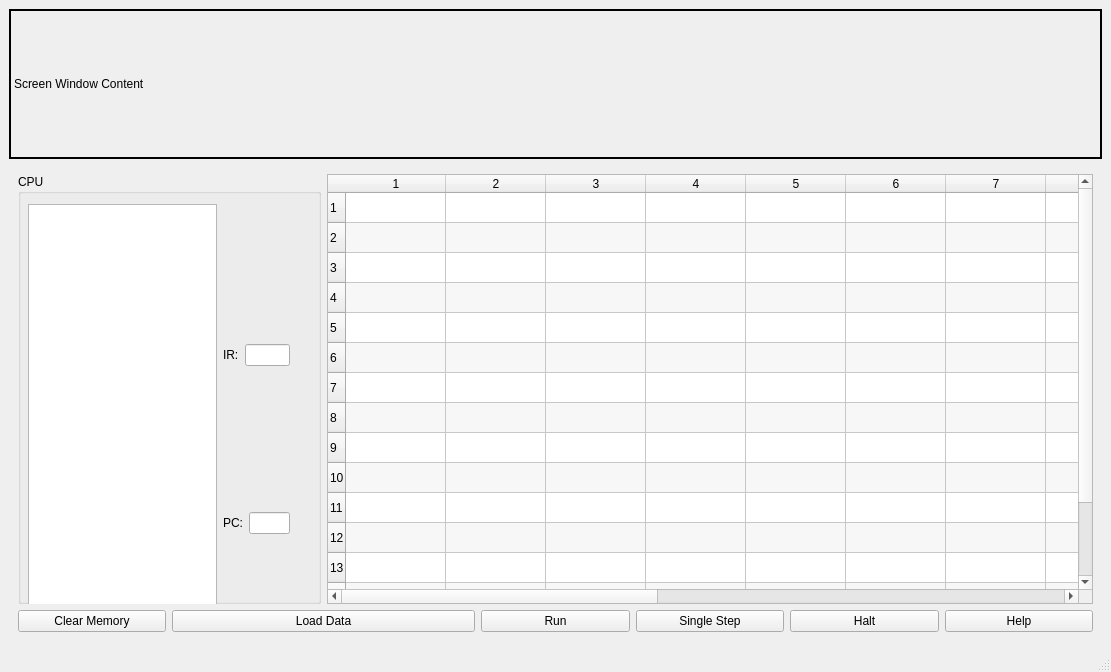
<?xml version="1.0" encoding="UTF-8"?>
<ui version="4.0">
 <class>MainWindow</class>
 <widget class="QMainWindow" name="MainWindow">
  <property name="geometry">
   <rect>
    <x>0</x>
    <y>0</y>
    <width>1111</width>
    <height>672</height>
   </rect>
  </property>
  <property name="windowTitle">
   <string>MainWindow</string>
  </property>
  <widget class="QWidget" name="centralwidget">
   <layout class="QGridLayout" name="gridLayout_5">
    <item row="0" column="0">
     <layout class="QGridLayout" name="gridLayout_3">
      <item row="0" column="0">
       <layout class="QGridLayout" name="gridLayout_4">
        <item row="0" column="0">
         <widget class="QLabel" name="screenLabel">
          <property name="sizePolicy">
           <sizepolicy hsizetype="Minimum" vsizetype="Minimum">
            <horstretch>0</horstretch>
            <verstretch>0</verstretch>
           </sizepolicy>
          </property>
          <property name="minimumSize">
           <size>
            <width>500</width>
            <height>150</height>
           </size>
          </property>
          <property name="styleSheet">
           <string notr="true">border: 2px solid black;</string>
          </property>
          <property name="text">
           <string>Screen Window Content</string>
          </property>
         </widget>
        </item>
       </layout>
      </item>
      <item row="1" column="0">
       <layout class="QGridLayout" name="gridLayout">
        <item row="0" column="0">
         <widget class="QWidget" name="centralWidget" native="true">
          <layout class="QGridLayout" name="gridLayout_2">
           <item row="1" column="0">
            <widget class="QPushButton" name="clearMemoryButton_3">
             <property name="text">
              <string>Clear Memory</string>
             </property>
            </widget>
           </item>
           <item row="1" column="3">
            <widget class="QPushButton" name="runButton_3">
             <property name="text">
              <string>Run</string>
             </property>
            </widget>
           </item>
           <item row="1" column="5">
            <widget class="QPushButton" name="haltButton_3">
             <property name="text">
              <string>Halt</string>
             </property>
            </widget>
           </item>
           <item row="0" column="2" colspan="5">
            <widget class="QTableWidget" name="mainMemoryTable_3">
             <property name="alternatingRowColors">
              <bool>true</bool>
             </property>
             <property name="showGrid">
              <bool>true</bool>
             </property>
             <property name="rowCount">
              <number>16</number>
             </property>
             <property name="columnCount">
              <number>16</number>
             </property>
             <row/>
             <row/>
             <row/>
             <row/>
             <row/>
             <row/>
             <row/>
             <row/>
             <row/>
             <row/>
             <row/>
             <row/>
             <row/>
             <row/>
             <row/>
             <row/>
             <column/>
             <column/>
             <column/>
             <column/>
             <column/>
             <column/>
             <column/>
             <column/>
             <column/>
             <column/>
             <column/>
             <column/>
             <column/>
             <column/>
             <column/>
             <column/>
            </widget>
           </item>
           <item row="1" column="1" colspan="2">
            <widget class="QPushButton" name="loadDataButton_3">
             <property name="text">
              <string>Load Data</string>
             </property>
            </widget>
           </item>
           <item row="1" column="6">
            <widget class="QPushButton" name="helpButton_3">
             <property name="text">
              <string>Help</string>
             </property>
            </widget>
           </item>
           <item row="1" column="4">
            <widget class="QPushButton" name="singleStepButton_3">
             <property name="text">
              <string>Single Step</string>
             </property>
            </widget>
           </item>
           <item row="0" column="0" colspan="2">
            <widget class="QGroupBox" name="cpuGroupBox_3">
             <property name="title">
              <string>CPU</string>
             </property>
             <widget class="QWidget" name="layoutWidget_2">
              <property name="geometry">
               <rect>
                <x>10</x>
                <y>30</y>
                <width>262</width>
                <height>471</height>
               </rect>
              </property>
              <layout class="QHBoxLayout" name="horizontalLayout_3">
               <item>
                <widget class="QListWidget" name="listWidget"/>
               </item>
               <item>
                <layout class="QVBoxLayout" name="verticalLayout">
                 <item>
                  <layout class="QHBoxLayout" name="horizontalLayout">
                   <item>
                    <widget class="QLabel" name="r0Label_3">
                     <property name="text">
                      <string>IR:</string>
                     </property>
                    </widget>
                   </item>
                   <item>
                    <widget class="QLineEdit" name="r0LineEdit_3"/>
                   </item>
                  </layout>
                 </item>
                 <item>
                  <layout class="QHBoxLayout" name="horizontalLayout_2">
                   <item>
                    <widget class="QLabel" name="pcLabel_3">
                     <property name="text">
                      <string>PC:</string>
                     </property>
                    </widget>
                   </item>
                   <item>
                    <widget class="QLineEdit" name="pcLineEdit_3"/>
                   </item>
                  </layout>
                 </item>
                </layout>
               </item>
              </layout>
             </widget>
            </widget>
           </item>
          </layout>
         </widget>
        </item>
       </layout>
      </item>
     </layout>
    </item>
   </layout>
  </widget>
  <widget class="QMenuBar" name="menubar">
   <property name="geometry">
    <rect>
     <x>0</x>
     <y>0</y>
     <width>1111</width>
     <height>25</height>
    </rect>
   </property>
  </widget>
  <widget class="QStatusBar" name="statusbar"/>
 </widget>
 <resources/>
 <connections/>
</ui>
